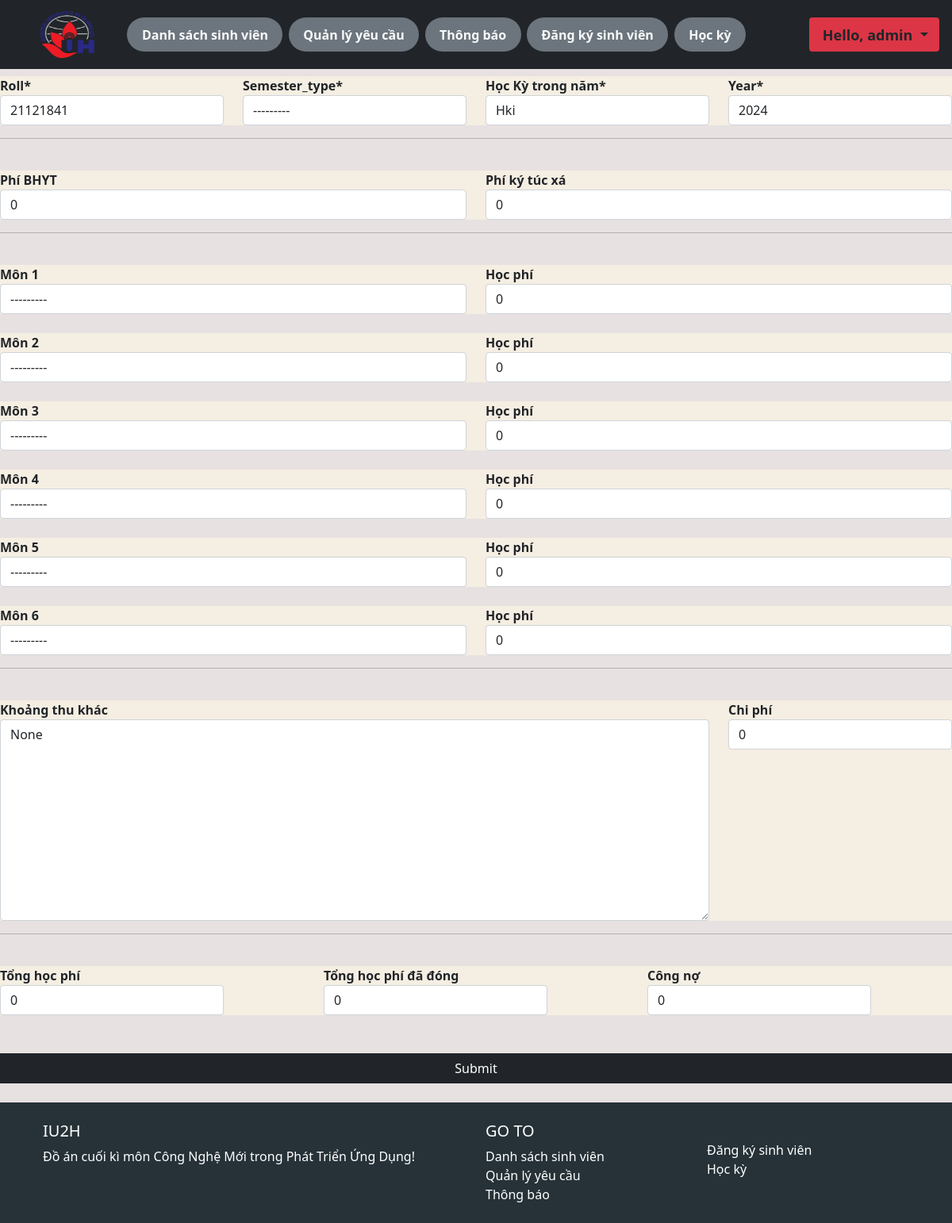
/updateSemester/122/ (signed in), run on the app's committed database.
### fees/models.py (models this page shows, shortened)
class Student(models.Model):
    BranchType = models.TextChoices('BranchType', 'CS DS SE IT IS')
    date = [str(x) for x in range(2013,2050)]
    date=' '.join(date)
    YearType = models.TextChoices('YearType', date)
    CourseType = models.TextChoices('CourseType', 'K15 K16 K17 K18 K19 K20')
    user = models.OneToOneField(User, null=True, on_delete=models.CASCADE)
    roll = models.CharField('MSSV', max_length=8, primary_key=True, blank=False)
    firstname = models.CharField('First_Name', max_length=250, blank=False)
    middlename = models.CharField('Middle_Name', max_length=250, null=True, blank=True)
    lastname = models.CharField('Last_Name', max_length=250, null=True, blank=True)
    email = models.EmailField('Email', max_length=250, blank=False)
    phone = models.CharField('Phone', max_length=15, blank=False)
    branch = models.CharField('Chuyên ngành', max_length=15, blank=False, choices=BranchType.choices)
    Year = models.CharField('Year', max_length=4, blank=False, choices=YearType.choices)
    course = models.CharField('Khoá', max_length=8, blank=False, choices=CourseType.choices)
    datecreated = models.DateTimeField(auto_now_add=True, null=True)
    template = '{} {}'
    def __str__(self):
        return self.roll
        return self.template.format(self.roll,self.firstname)

class Semester(models.Model):
    date = [str(x) for x in range(2013,2050)]
    date=' '.join(date)
    SemesterType = models.TextChoices('Học Kỳ', 'First Second Third Fourth Fifth Sixth Seventh Eighth')
    Monsoon_WinterType = models.TextChoices('Monsoon_WinterType', 'HKI HKII')
    PaidType = models.TextChoices('PaidType', 'NotPaid Paid')
    YearType = models.TextChoices('YearType', date)
    MonthType = models.TextChoices('MonthType', 'Jan Feb Mar Apr May Jun Jul Aug Sept Oct Nov Dec')
    roll = models.ForeignKey(Student, on_delete=models.CASCADE, blank=False)
    semestertype = models.CharField('Semester_type', max_length=50, blank=False, choices=SemesterType.choices)
    monsoon_wintertype = models.CharField('Học Kỳ trong năm', max_length=50, blank=False, choices=Monsoon_WinterType.choices)
    Year = models.CharField('Year', max_length=50, blank=False, choices=YearType.choices)
    datecreated = models.DateTimeField(auto_now_add=True, null=True)
    tution_fee = models.CharField('Phí BHYT', max_length=50, null=True, blank=True, default='0')
    hostel_fee = models.CharField('Phí ký túc xá', max_length=50, null=True, blank=True, default='0')
    mon_choices = [
    ('Thị giác máy tính','Thị giác máy tính'),
    ('Học máy','Học máy'),
    ('Học sâu','Học sâu'),
    ('Xử lý ngôn ngữ tự nhiên','Xử lý ngôn ngữ tự nhiên'),
    ('Phát triển ứng dụng','Phát triển ứng dụng'),
    ('Nhập môn dữ liệu lớn','Nhập môn dữ liệu lớn'),
    ('Khai thác dữ liệu','Khai thác dữ liệu'),
    ('Khai phá đồ thị','Khai phá đồ thị'),
    ('Các nền tảng dữ liệu','Các nền tảng dữ liệu'),
    ('Công nghệ mới trong phát triển ứng dụng','Công nghệ mới trong phát triển ứng dụng'),
    ('Phân tích dữ liệu Bayesian','Phân tích dữ liệu Bayesian'),
    ('Trí tuệ nhân tạo','Trí tuệ nhân tạo'),
    ('Xử lý ảnh','Xử lý ảnh'),
    ('Cấu trúc dữ liệu và giải thuật','Cấu trúc dữ liệu và giải thuật'),
]
    mon_1 = models.CharField('Môn 1', max_length=50, null=True, choices=mon_choices, blank=True)
    mon_1_amount = models.CharField('Học phí', max_length=50, null=True, blank=True, default='0')
    mon_2 = models.CharField('Môn 2', max_length=50, null=True, choices=mon_choices, blank=True)
    mon_2_amount = models.CharField('Học phí', max_length=50, null=True, blank=True, default='0')
    mon_3 = models.CharField('Môn 3', max_length=50, null=True, choices=mon_choices, blank=True)
    mon_3_amount = models.CharField('Học phí', max_length=50, null=True, blank=True, default='0')
    mon_4 = models.CharField('Môn 4', max_length=50, null=True, choices=mon_choices, blank=True)
    mon_4_amount = models.CharField('Học phí', max_length=50, null=True, blank=True, default='0')
    mon_5 = models.CharField('Môn 5', max_length=50, null=True, choices=mon_choices, blank=True)
    mon_5_amount = models.CharField('Học phí', max_length=50, null=True, blank=True, default='0')
    mon_6 = models.CharField('Môn 6', max_length=50, null=True, choices=mon_choices, blank=True)
    mon_6_amount = models.CharField('Học phí', max_length=50, null=True, blank=True, default='0')
    extra_charges = models.TextField("Khoảng thu khác", null=True, blank=True, default='None')
    extra_charges_amount = models.CharField('Chi phí', max_length=50, default = '0', blank=True)
    total_payment = models.CharField('Tổng học phí', max_length=50, null=True, blank=True, default='0')
    total_paid = models.CharField('Tổng học phí đã đóng',max_length=50, null=True, blank=True, default='0')
    dues = models.CharField('Công nợ', max_length=50, null=True, blank=True, default='0')
    template = '{} {} {} {}'

### fees/decorators.py (the view)
        def wrapper_func(request, *args, **kwargs):
            group = None
            if request.user.groups.exists():
                group = request.user.groups.all()[0].name
            if group in allowed_roles:
                return view_func(request, *args, **kwargs)
            else:
                return HttpResponse('You are not authorize')

### fees/forms.py
class SemesterForm(ModelForm):
    class Meta:
        model = Semester
        fields = '__all__'

### fees/views.py (called while the page is built, shortened)
@login_required(login_url = 'login')
@allowed_users(allowed_roles=['admin'])
def updateSemester(request, pk):
    semester_tab = Semester.objects.get(id=pk)
    form = SemesterForm(instance = semester_tab)
    context = {'form':form}
    return render(request, 'fees/semester_tab_form.html',context)

### fees/templates/fees/semester_tab_form.html (shortened to what this page needs)
{% extends 'fees/main.html' %}
{% load static %}
{% load crispy_forms_tags %}
{% block content %}
<br>
<form action="" method="POST">
  <div class="row" style="background-color: rgb(245, 238, 226);">
    <div class="col-3">
      <strong>{{ form.roll|as_crispy_field }}</strong>
    </div>
    <div class="col-3">
      <strong>{{ form.semestertype|as_crispy_field }}</strong>
    </div>
    <div class="col-3">
      <strong>{{ form.monsoon_wintertype|as_crispy_field }}</strong>
    </div>
    <div class="col-3">
      <strong>{{ form.Year|as_crispy_field }}</strong>
    </div>
  </div>
  <hr>
  <br>
  <div class="row" style="background-color: rgb(245, 238, 226);">
    <div class="col-6">
      <strong>{{ form.tution_fee|as_crispy_field }}</strong>
    </div>
    <div class="col-6">
      <strong>{{ form.hostel_fee|as_crispy_field }}</strong>
    </div>
  </div>
  <hr>
  <br>
  <div class="row" style="background-color: rgb(245, 238, 226);">
    <div class="col-6">
      <strong>{{ form.mon_1|as_crispy_field }}</strong>
    </div>
    <div class="col-6">
      <strong>{{ form.mon_1_amount|as_crispy_field }}</strong>
    </div>
  </div>
  <br>
  <div class="row" style="background-color:rgb(245, 238, 226);">
    <div class="col-6">
      <strong>{{ form.mon_2|as_crispy_field }}</strong>
    </div>
    <div class="col-6">
      <strong>{{ form.mon_2_amount|as_crispy_field }}</strong>
    </div>
  </div>
  <br>
  <div class="row" style="background-color: rgb(245, 238, 226);">
    <div class="col-6">
      <strong>{{ form.mon_3|as_crispy_field }}</strong>
    </div>
    <div class="col-6">
      <strong>{{ form.mon_3_amount|as_crispy_field }}</strong>
    </div>
  </div>
  <br>
  <div class="row" style="background-color: rgb(245, 238, 226);">
    <div class="col-6">
      <strong>{{ form.mon_4|as_crispy_field }}</strong>
    </div>
    <div class="col-6">
      <strong>{{ form.mon_4_amount|as_crispy_field }}</strong>
    </div>
  </div>
  <br>
  <div class="row" style="background-color: rgb(245, 238, 226);">
    <div class="col-6">
      <strong>{{ form.mon_5|as_crispy_field }}</strong>
    </div>
    <div class="col-6">
      <strong>{{ form.mon_5_amount|as_crispy_field }}</strong>
    </div>
  </div>
  <br>
  <div class="row" style="background-color: rgb(245, 238, 226);">
    <div class="col-6">
      <strong>{{ form.mon_6|as_crispy_field }}</strong>
    </div>
    <div class="col-6">
      <strong>{{ form.mon_6_amount|as_crispy_field }}</strong>
    </div>
  </div>
  <hr>
  <br>
  <div class="row" style="background-color: rgb(245, 238, 226);">
    <div class="col-9">
      <strong>{{ form.extra_charges|as_crispy_field }}</strong>
    </div>
    <div class="col-3">
      <strong>{{ form.extra_charges_amount|as_crispy_field }}</strong>
    </div>
  </div>
  <hr>
  <br>
  <div class="row" style="background-color: rgb(245, 238, 226);">
    <div class="col-3">
      <strong>{{ form.total_payment|as_crispy_field }}</strong>
    </div>
    <div class="col-1">
    </div>
    <div class="col-3">
      <strong>{{ form.total_paid|as_crispy_field }}</strong>
    </div>
    <div class="col-1">
    </div>
    <div class="col-3">
      <strong>{{ form.dues|as_crispy_field }}</strong>
    </div>
  </div>
  <br>
  <br>
  <div class="row" style="background-color: rgb(245, 238, 226);">
    <input type="submit" name='Submit' class="btn btn-dark">
  </div>
  <br>
</form>
{% endblock %}

### fees/templates/fees/navbar.html (shortened to what this page needs)
{% load static %}
{% if request.user.is_staff %}
<nav class="navbar navbar-expand-lg navbar-dark bg-dark w-100 p-1" style="position: fixed; z-index: 1;">
  <div class="container-fluid">
    <a href="{% url 'home' %}">
      <img src="{% static 'images/iuh_logo-2.png' %}" alt="" style="padding: 0%;width:137px; height:79px;">
    </a>
    <div class="collapse navbar-collapse" id="navbarNavDropdown"  style="overflow-x:visible;width: 100%;">
      <ul class="navbar-nav">
        <li class="nav-item badge rounded-pill bg-secondary " style="margin-left: 1%; font-size: 100%;">
          <a class="nav-link active text-light" aria-current="page" href="{% url 'home' %}">Danh sách sinh viên</a>
        </li>
        <li class="nav-item badge rounded-pill bg-secondary " style="margin-left: 1%; font-size: 100%;">
          <a class="nav-link active text-light" href="{% url 'enquiry_admin' %}">Quản lý yêu cầu</a>
        </li>
        <li class="nav-item badge rounded-pill bg-secondary " style="margin-left: 1%; font-size: 100%;">
          <a class="nav-link active text-light" href="{% url 'announcement' %}">Thông báo</a>
        </li>
        <li class="nav-item badge rounded-pill bg-secondary " style="margin-left: 1%; font-size: 100%;">
          <a class="nav-link active text-light" href="{% url 'registration' %}">Đăng ký sinh viên</a>
        </li>
        <li class="nav-item badge rounded-pill bg-secondary " style="margin-left: 1%; font-size: 100%;">
          <a class="nav-link active text-light" href="{% url 'automate_semester' %}">Học kỳ</a>
        </li>
      </ul>
    </div>
    <ul class="nav navbar-nav navbar-right" style="margin-left: 1%; margin: right 1%;">
      <li class="nav-item dropdown badge bg-danger">
        <a class="nav-link dropdown-toggle text-dark" href="#" id="navbarDropdownMenuLink" role="button"
          data-bs-toggle="dropdown" aria-expanded="false" style="margin-left: 1%; font-size: 150%;">
          <span>Hello, {{request.user}} </span>
        </a>
      </li>
    </ul>
  </div>
</nav>
{% endif %}
<br>
<br>
<br>

### static/css/main.css (style rules this page uses)
body { background-color: #e7e1e1; }

### data on the page
Student: roll "21121841"
Semester: semestertype "---------", monsoon_wintertype "Hki", Year "2024", tution_fee "0", hostel_fee "0", mon_1 "---------", mon_1_amount "0", mon_2 "---------", mon_2_amount "0", mon_3 "---------", mon_3_amount "0", mon_4 "---------", mon_4_amount "0", mon_5 "---------", mon_5_amount "0", mon_6 "---------", mon_6_amount "0", extra_charges "None", extra_charges_amount "0", total_payment "0", total_paid "0", dues "0"

### other printed values
{{ request.user }} "admin"
